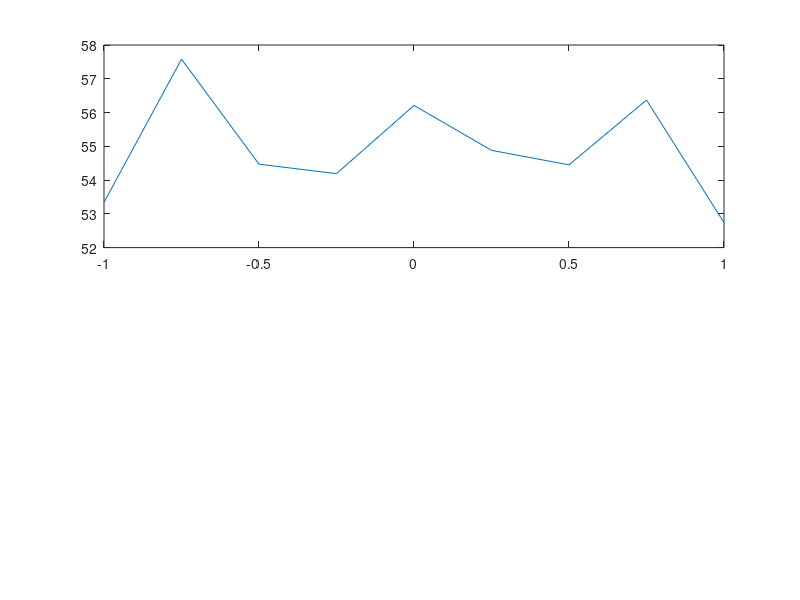

This figure's MATLAB source: (Note: this script raises an error after producing the figure.)
function Zad_3
    load('energy.mat');

    [country, source, degrees, x_coarse, x_fine, y_original, y_yearly, y_approximation, mse] = zadanie3(energy);
end

function [country, source, degrees, x_coarse, x_fine, y_original, y_yearly, y_approximation, mse] = zadanie3(energy)

% Głównym celem tej funkcji jest wyznaczenie aproksymacji rocznych danych o produkcji energii elektrycznej w wybranym kraju i z wybranego źródła energii.
% Wybór kraju i źródła energii należy określić poprzez nadanie w tej funkcji wartości zmiennym typu string: country, source.
% Dopuszczalne wartości tych zmiennych można sprawdzić poprzez sprawdzenie zawartości struktury energy zapisanej w pliku energy.mat.
%
% energy - struktura danych wczytana z pliku energy.mat
% country - [String] nazwa kraju
% source  - [String] źródło energii
% degrees - wektor zawierający cztery stopnie wielomianu dla których wyznaczono aproksymację
% x_coarse - wartości x danych aproksymowanych; wektor o rozmiarze [N,1].
% x_fine - wartości, w których wyznaczone zostaną wartości funkcji aproksymującej; wektor o rozmiarze [P,1].
% y_original - dane wejściowe, czyli pomiary produkcji energii zawarte w wektorze energy.(country).(source).EnergyProduction
% y_yearly - wektor danych rocznych (wektor kolumnowy).
% y_approximation - tablica komórkowa przechowująca cztery wartości funkcji aproksymującej dane roczne.
%   - y_approximation{i} stanowi aproksymację stopnia degrees(i)
%   - y_approximation{i} stanowi wartości funkcji aproksymującej w punktach x_fine.
% mse - wektor o rozmiarze [4,1]: mse(i) zawiera wartość błędu średniokwadratowego obliczonego dla aproksymacji stopnia degrees(i).

country = 'Spain';
source = 'Nuclear';
degrees = 1:4;
x_coarse = [];
x_fine = [];
y_original = [];
y_yearly = [];
y_approximation = [];
mse = zeros(4,1);

% Sprawdzenie dostępności danych
if isfield(energy, country) && isfield(energy.(country), source)
    % Przygotowanie danych do aproksymacji
    dates = energy.(country).(source).Dates;
    y_original = energy.(country).(source).EnergyProduction;
    
    % Obliczenie danych rocznych
    n_years = floor(length(y_original) / 12);
    y_cut = y_original(end-12*n_years+1:end);
    y4sum = reshape(y_cut, [12 n_years]);
    y_yearly = sum(y4sum,1)';
    
    degrees = 1:4;
    
    N = length(y_yearly);
    P = 10*N;
    x_coarse = linspace(-1, 1, N)';
    x_fine = linspace(-1, 1, P)';
    
    % Pętla po wielomianach różnych stopni
    for i = 1:length(degrees)
        p = my_polyfit(x_coarse, y_yearly, degrees(i));
        y_approximation{i} = polyval(p, x_fine);
        y_coarse = polyval(p, x_coarse);
        mse(i) = mean((y_yearly - y_coarse).^2);
    end
    mse = mse';
    
    subplot(2,1,1);
    plot(x_coarse, y_yearly, 'DisplayName', 'Dane oryginalne');
    hold on
    for i = 1:length(degrees)
        plot(x_fine, y_approximation{i}, 'DisplayName', string(degrees(i)))
    end
    hold off
    xlabel('x')
    ylabel('Produkcja energii [TWh]')
    title(['Produkcja energii elektrycznej w kraju: ', country, ', źródło: ', source])
    legend('location', 'eastoutside');
    
    subplot(2,1,2);
    bar(mse);
    set(gca, 'xticklabel', degrees);
    xlabel('Stopień wielomianu');
    ylabel('Błąd średniokwadratowy');
    title('Błąd średniokwadratowy aproksymacji (MSE)');
    
    saveas(gcf, 'zadanie3.png');
else
    disp(['Dane dla (country=', country, ') oraz (source=', source, ') nie są dostępne.']);
end

end

function p = my_polyfit(x, y, deg)
    X = zeros(length(x), deg + 1);

    for i = 0:deg
        X(:, deg-i+1) = x.^i;
    end
    
    p = (X'*X)\(X'*y);
end
